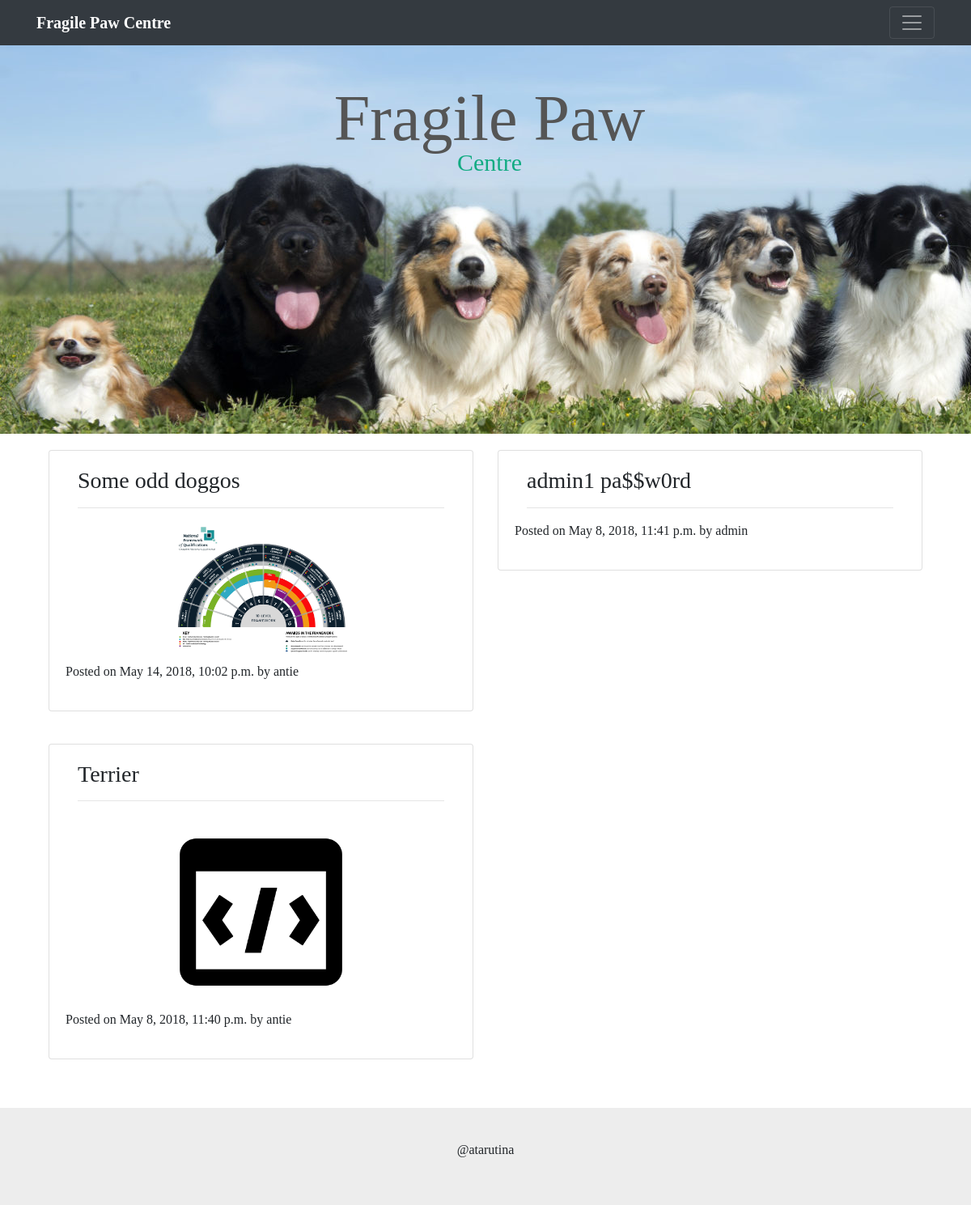
The app's page /dogentries/ with its own data.
### dog_entries/models.py (models this page shows, shortened)
class DogEntry(models.Model):
    author = models.ForeignKey('volunteers.User', on_delete=models.CASCADE)
    title = models.CharField(max_length=50)
    height = models.CharField(max_length=5)
    description = models.CharField(max_length=200)
    created_date = models.DateTimeField(auto_now_add=True)
    published_date = models.DateTimeField(blank=True, null=True)
    views = models.IntegerField(default=0)
    image = models.ImageField(upload_to="images", blank=True, null=True)
    class Meta:
        ordering = ['-published_date']

### volunteers/models.py (models this page shows)
class User(AbstractUser):
    objects = VolunteerUserManager()

### dog_entries/views.py (the view)
# urls.py: url(r'^dogentries/$', dog_list),
def dog_list(request):
    entries = DogEntry.objects.filter(published_date__lte=timezone.now()).order_by('-published_date')
    return render(request, "dogentries.html", {'entries': entries})

### templates/dogentries.html
{% extends "base.html" %}
{% block content %}
    <div class="container">
        <div class="col-md-12">
            <div class="row">
                {% for entry in entries %}
                    <div class="col-md-6">
                        <div class="card mb-6 box-shadow post-container">
                            <div class="col-md-12">
                                <h3>{{ entry.title }}</h3>
                                <hr>
                                <div class="row">
                                    <div class="col-xs-9">
                                        {% if entry.image %}
                                        <img src="/media/{{ entry.image }}" class="dogimage">
                                        {% endif %}
                                        <p>Posted on {{ entry.published_date }} by {{ entry.author }}</p>
                                    </div>
                                </div>
                            </div>
                        </div>
                    </div>
                {% endfor %}
            </div>
        </div>
    </div>
{% endblock %}

### templates/base.html (shortened to what this page needs)
<!DOCTYPE html>
{% load staticfiles %}
<html lang="en">
<head>
    <link rel="stylesheet" href="https://maxcdn.bootstrapcdn.com/bootstrap/4.0.0/css/bootstrap.min.css"
>
    <link rel="stylesheet" type="text/css" href="{% static 'css/blog.css' %}">
</head>
<body>
<header>
    <div class="navbar navbar-dark bg-dark box-shadow">
        <div class="container d-flex justify-content-between">
            <a href="/home" class="navbar-brand d-flex align-items-center">
                <strong>Fragile Paw Centre</strong>
            </a>
            <button class="navbar-toggler" type="button" data-toggle="collapse" data-target="#navbarHeader"
                    aria-controls="navbarHeader" aria-expanded="false" aria-label="Toggle navigation">
                <span class="navbar-toggler-icon"></span>
            </button>
        </div>
    </div>
</header>
<div id="masthead">
    <div class="container" style="text-align: center">
        <div class="row">
            <h1> Fragile Paw
                <p id="logo" class="lead">Centre</p>
            </h1>
        </div>
    </div>
</div>
{% block content %}
{% endblock %}
<footer>
    <div class="container" style="text-align: center;">
        <p>@atarutina</p>
    </div>
</footer>
</body>
</html>

### static/css/blog.css (style rules this page uses)
body { font-family: "Franklin Gothic Book"; }
footer { margin-top: 40px; padding-top: 40px; padding-bottom: 40px; background-color: #ededed; }
h1, h1 a { color: #555555; text-decoration: none; }
#masthead { padding-left: 10px; min-height: 199px; height: 60vh; background-image: url("../../static/img/header.jpg"); }
#masthead h1 { font-size: 55px; line-height: 1; margin: 50px auto 0 auto; }
#logo { font-size: 30px; color: #12AB82; }
a, a:hover { color: #223344; text-decoration: none; }
.post-container { margin: 20px 0; padding: 20px; }
.dogimage { height: auto; display: block; margin-left: auto; margin-right: auto; width: 50%; }
@media screen and (min-width: 768px) { #masthead h1 { font-size: 80px; } }

### records on screen
DogEntry: title "Some odd doggos", image (picture), published_date "May 14, 2018, 10:02 p.m.", author "antie"
DogEntry: title "admin1 pa$$w0rd", published_date "May 8, 2018, 11:41 p.m.", author "admin"
DogEntry: title "Terrier", image (picture), published_date "May 8, 2018, 11:40 p.m.", author "antie"
